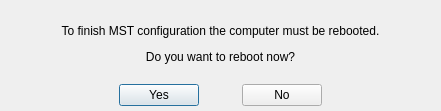
<?xml version="1.0" encoding="UTF-8"?>
<ui version="4.0">
 <class>RebootDialog</class>
 <widget class="QDialog" name="RebootDialog">
  <property name="geometry">
   <rect>
    <x>0</x>
    <y>0</y>
    <width>441</width>
    <height>111</height>
   </rect>
  </property>
  <property name="windowTitle">
   <string>Installation is finished</string>
  </property>
  <widget class="QWidget" name="verticalLayoutWidget">
   <property name="geometry">
    <rect>
     <x>10</x>
     <y>10</y>
     <width>421</width>
     <height>96</height>
    </rect>
   </property>
   <layout class="QVBoxLayout" name="verticalLayout">
    <item>
     <widget class="QLabel" name="label">
      <property name="lineWidth">
       <number>1</number>
      </property>
      <property name="text">
       <string>&lt;html&gt;&lt;head/&gt;&lt;body&gt;&lt;p align=&quot;center&quot;&gt;To finish MST configuration the computer must be rebooted.&lt;/p&gt;&lt;p align=&quot;center&quot;&gt;Do you want to reboot now?&lt;/p&gt;&lt;/body&gt;&lt;/html&gt;</string>
      </property>
     </widget>
    </item>
    <item>
     <layout class="QHBoxLayout" name="horizontalLayout">
      <item>
       <spacer name="horizontalSpacer_6">
        <property name="orientation">
         <enum>Qt::Horizontal</enum>
        </property>
        <property name="sizeHint" stdset="0">
         <size>
          <width>40</width>
          <height>20</height>
         </size>
        </property>
       </spacer>
      </item>
      <item>
       <spacer name="horizontalSpacer">
        <property name="orientation">
         <enum>Qt::Horizontal</enum>
        </property>
        <property name="sizeHint" stdset="0">
         <size>
          <width>40</width>
          <height>20</height>
         </size>
        </property>
       </spacer>
      </item>
      <item>
       <spacer name="horizontalSpacer_4">
        <property name="orientation">
         <enum>Qt::Horizontal</enum>
        </property>
        <property name="sizeHint" stdset="0">
         <size>
          <width>40</width>
          <height>20</height>
         </size>
        </property>
       </spacer>
      </item>
      <item>
       <widget class="QPushButton" name="btnYesReboot">
        <property name="text">
         <string>Yes</string>
        </property>
       </widget>
      </item>
      <item>
       <spacer name="horizontalSpacer_3">
        <property name="orientation">
         <enum>Qt::Horizontal</enum>
        </property>
        <property name="sizeHint" stdset="0">
         <size>
          <width>40</width>
          <height>20</height>
         </size>
        </property>
       </spacer>
      </item>
      <item>
       <widget class="QPushButton" name="btnNoReboot">
        <property name="text">
         <string>No</string>
        </property>
       </widget>
      </item>
      <item>
       <spacer name="horizontalSpacer_5">
        <property name="orientation">
         <enum>Qt::Horizontal</enum>
        </property>
        <property name="sizeHint" stdset="0">
         <size>
          <width>40</width>
          <height>20</height>
         </size>
        </property>
       </spacer>
      </item>
      <item>
       <spacer name="horizontalSpacer_7">
        <property name="orientation">
         <enum>Qt::Horizontal</enum>
        </property>
        <property name="sizeHint" stdset="0">
         <size>
          <width>40</width>
          <height>20</height>
         </size>
        </property>
       </spacer>
      </item>
      <item>
       <spacer name="horizontalSpacer_2">
        <property name="orientation">
         <enum>Qt::Horizontal</enum>
        </property>
        <property name="sizeHint" stdset="0">
         <size>
          <width>40</width>
          <height>20</height>
         </size>
        </property>
       </spacer>
      </item>
     </layout>
    </item>
   </layout>
  </widget>
 </widget>
 <resources/>
 <connections/>
</ui>
